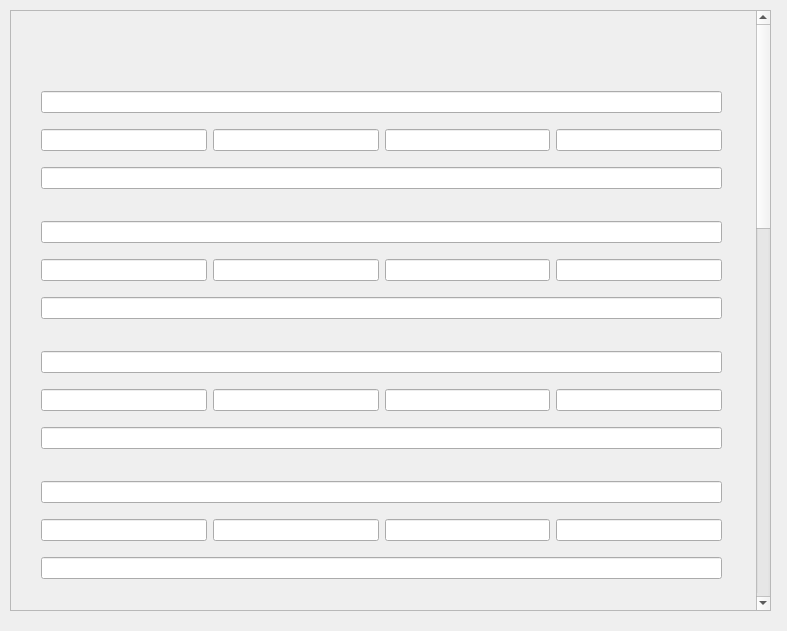
<?xml version="1.0" encoding="UTF-8"?>
<ui version="4.0">
 <class>createTestWindow</class>
 <widget class="QWidget" name="createTestWindow">
  <property name="geometry">
   <rect>
    <x>0</x>
    <y>0</y>
    <width>787</width>
    <height>631</height>
   </rect>
  </property>
  <property name="windowTitle">
   <string>Form</string>
  </property>
  <property name="styleSheet">
   <string notr="true">background-image: url(:/images/bg.jpg);</string>
  </property>
  <widget class="QScrollArea" name="scrollArea">
   <property name="geometry">
    <rect>
     <x>10</x>
     <y>10</y>
     <width>761</width>
     <height>601</height>
    </rect>
   </property>
   <property name="verticalScrollBarPolicy">
    <enum>Qt::ScrollBarAlwaysOn</enum>
   </property>
   <property name="horizontalScrollBarPolicy">
    <enum>Qt::ScrollBarAlwaysOff</enum>
   </property>
   <property name="sizeAdjustPolicy">
    <enum>QAbstractScrollArea::AdjustToContentsOnFirstShow</enum>
   </property>
   <property name="widgetResizable">
    <bool>false</bool>
   </property>
   <widget class="QWidget" name="scrollAreaWidgetContents">
    <property name="geometry">
     <rect>
      <x>0</x>
      <y>-1080</y>
      <width>739</width>
      <height>1679</height>
     </rect>
    </property>
    <widget class="QLabel" name="testName">
     <property name="geometry">
      <rect>
       <x>170</x>
       <y>20</y>
       <width>391</width>
       <height>24</height>
      </rect>
     </property>
     <property name="text">
      <string/>
     </property>
    </widget>
    <widget class="QWidget" name="layoutWidget">
     <property name="geometry">
      <rect>
       <x>30</x>
       <y>200</y>
       <width>681</width>
       <height>118</height>
      </rect>
     </property>
     <layout class="QVBoxLayout" name="verticalLayout_2">
      <item>
       <widget class="QLineEdit" name="question2"/>
      </item>
      <item>
       <layout class="QHBoxLayout" name="horizontalLayout_2">
        <item>
         <widget class="QLineEdit" name="answer2_1"/>
        </item>
        <item>
         <widget class="QLineEdit" name="answer2_2"/>
        </item>
        <item>
         <widget class="QLineEdit" name="answer2_3"/>
        </item>
        <item>
         <widget class="QLineEdit" name="answer2_4"/>
        </item>
       </layout>
      </item>
      <item>
       <widget class="QLineEdit" name="rightanswer2"/>
      </item>
     </layout>
    </widget>
    <widget class="QWidget" name="layoutWidget_2">
     <property name="geometry">
      <rect>
       <x>30</x>
       <y>330</y>
       <width>681</width>
       <height>118</height>
      </rect>
     </property>
     <layout class="QVBoxLayout" name="verticalLayout_3">
      <item>
       <widget class="QLineEdit" name="question3"/>
      </item>
      <item>
       <layout class="QHBoxLayout" name="horizontalLayout_3">
        <item>
         <widget class="QLineEdit" name="answer3_1"/>
        </item>
        <item>
         <widget class="QLineEdit" name="answer3_2"/>
        </item>
        <item>
         <widget class="QLineEdit" name="answer3_3"/>
        </item>
        <item>
         <widget class="QLineEdit" name="answer3_4"/>
        </item>
       </layout>
      </item>
      <item>
       <widget class="QLineEdit" name="rightanswer3"/>
      </item>
     </layout>
    </widget>
    <widget class="QWidget" name="layoutWidget_3">
     <property name="geometry">
      <rect>
       <x>30</x>
       <y>460</y>
       <width>681</width>
       <height>118</height>
      </rect>
     </property>
     <layout class="QVBoxLayout" name="verticalLayout_4">
      <item>
       <widget class="QLineEdit" name="question4"/>
      </item>
      <item>
       <layout class="QHBoxLayout" name="horizontalLayout_4">
        <item>
         <widget class="QLineEdit" name="answer4_1"/>
        </item>
        <item>
         <widget class="QLineEdit" name="answer4_2"/>
        </item>
        <item>
         <widget class="QLineEdit" name="answer4_3"/>
        </item>
        <item>
         <widget class="QLineEdit" name="answer4_4"/>
        </item>
       </layout>
      </item>
      <item>
       <widget class="QLineEdit" name="rightanswer4"/>
      </item>
     </layout>
    </widget>
    <widget class="QWidget" name="layoutWidget_4">
     <property name="geometry">
      <rect>
       <x>30</x>
       <y>590</y>
       <width>681</width>
       <height>118</height>
      </rect>
     </property>
     <layout class="QVBoxLayout" name="verticalLayout_5">
      <item>
       <widget class="QLineEdit" name="question5"/>
      </item>
      <item>
       <layout class="QHBoxLayout" name="horizontalLayout_5">
        <item>
         <widget class="QLineEdit" name="answer5_1"/>
        </item>
        <item>
         <widget class="QLineEdit" name="answer5_2"/>
        </item>
        <item>
         <widget class="QLineEdit" name="answer5_3"/>
        </item>
        <item>
         <widget class="QLineEdit" name="answer5_4"/>
        </item>
       </layout>
      </item>
      <item>
       <widget class="QLineEdit" name="rightanswer5"/>
      </item>
     </layout>
    </widget>
    <widget class="QWidget" name="layoutWidget_5">
     <property name="geometry">
      <rect>
       <x>30</x>
       <y>720</y>
       <width>681</width>
       <height>118</height>
      </rect>
     </property>
     <layout class="QVBoxLayout" name="verticalLayout_6">
      <item>
       <widget class="QLineEdit" name="question6"/>
      </item>
      <item>
       <layout class="QHBoxLayout" name="horizontalLayout_6">
        <item>
         <widget class="QLineEdit" name="answer6_1"/>
        </item>
        <item>
         <widget class="QLineEdit" name="answer6_2"/>
        </item>
        <item>
         <widget class="QLineEdit" name="answer6_3"/>
        </item>
        <item>
         <widget class="QLineEdit" name="answer6_4"/>
        </item>
       </layout>
      </item>
      <item>
       <widget class="QLineEdit" name="rightanswer6"/>
      </item>
     </layout>
    </widget>
    <widget class="QWidget" name="layoutWidget_6">
     <property name="geometry">
      <rect>
       <x>30</x>
       <y>850</y>
       <width>681</width>
       <height>118</height>
      </rect>
     </property>
     <layout class="QVBoxLayout" name="verticalLayout_7">
      <item>
       <widget class="QLineEdit" name="question7"/>
      </item>
      <item>
       <layout class="QHBoxLayout" name="horizontalLayout_7">
        <item>
         <widget class="QLineEdit" name="answer7_1"/>
        </item>
        <item>
         <widget class="QLineEdit" name="answer7_2"/>
        </item>
        <item>
         <widget class="QLineEdit" name="answer7_3"/>
        </item>
        <item>
         <widget class="QLineEdit" name="answer7_4"/>
        </item>
       </layout>
      </item>
      <item>
       <widget class="QLineEdit" name="rightanswer7"/>
      </item>
     </layout>
    </widget>
    <widget class="QWidget" name="layoutWidget_7">
     <property name="geometry">
      <rect>
       <x>30</x>
       <y>980</y>
       <width>681</width>
       <height>118</height>
      </rect>
     </property>
     <layout class="QVBoxLayout" name="verticalLayout_8">
      <item>
       <widget class="QLineEdit" name="question8"/>
      </item>
      <item>
       <layout class="QHBoxLayout" name="horizontalLayout_8">
        <item>
         <widget class="QLineEdit" name="answer8_1"/>
        </item>
        <item>
         <widget class="QLineEdit" name="answer8_2"/>
        </item>
        <item>
         <widget class="QLineEdit" name="answer8_3"/>
        </item>
        <item>
         <widget class="QLineEdit" name="answer8_4"/>
        </item>
       </layout>
      </item>
      <item>
       <widget class="QLineEdit" name="rightanswer8"/>
      </item>
     </layout>
    </widget>
    <widget class="QWidget" name="layoutWidget_8">
     <property name="geometry">
      <rect>
       <x>30</x>
       <y>1110</y>
       <width>681</width>
       <height>118</height>
      </rect>
     </property>
     <layout class="QVBoxLayout" name="verticalLayout_9">
      <item>
       <widget class="QLineEdit" name="question9"/>
      </item>
      <item>
       <layout class="QHBoxLayout" name="horizontalLayout_9">
        <item>
         <widget class="QLineEdit" name="answer9_1"/>
        </item>
        <item>
         <widget class="QLineEdit" name="answer9_2"/>
        </item>
        <item>
         <widget class="QLineEdit" name="answer9_3"/>
        </item>
        <item>
         <widget class="QLineEdit" name="answer9_4"/>
        </item>
       </layout>
      </item>
      <item>
       <widget class="QLineEdit" name="rightanswer9"/>
      </item>
     </layout>
    </widget>
    <widget class="QWidget" name="layoutWidget_9">
     <property name="geometry">
      <rect>
       <x>30</x>
       <y>1240</y>
       <width>681</width>
       <height>118</height>
      </rect>
     </property>
     <layout class="QVBoxLayout" name="verticalLayout_10">
      <item>
       <widget class="QLineEdit" name="question10"/>
      </item>
      <item>
       <layout class="QHBoxLayout" name="horizontalLayout_10">
        <item>
         <widget class="QLineEdit" name="answer10_1"/>
        </item>
        <item>
         <widget class="QLineEdit" name="answer10_2"/>
        </item>
        <item>
         <widget class="QLineEdit" name="answer10_3"/>
        </item>
        <item>
         <widget class="QLineEdit" name="answer10_4"/>
        </item>
       </layout>
      </item>
      <item>
       <widget class="QLineEdit" name="rightanswer10"/>
      </item>
     </layout>
    </widget>
    <widget class="QWidget" name="layoutWidget_10">
     <property name="geometry">
      <rect>
       <x>30</x>
       <y>1370</y>
       <width>681</width>
       <height>118</height>
      </rect>
     </property>
     <layout class="QVBoxLayout" name="verticalLayout_11">
      <item>
       <widget class="QLineEdit" name="question11"/>
      </item>
      <item>
       <layout class="QHBoxLayout" name="horizontalLayout_11">
        <item>
         <widget class="QLineEdit" name="answer11_1"/>
        </item>
        <item>
         <widget class="QLineEdit" name="answer11_2"/>
        </item>
        <item>
         <widget class="QLineEdit" name="answer11_3"/>
        </item>
        <item>
         <widget class="QLineEdit" name="answer11_4"/>
        </item>
       </layout>
      </item>
      <item>
       <widget class="QLineEdit" name="rightanswer11"/>
      </item>
     </layout>
    </widget>
    <widget class="QWidget" name="layoutWidget_11">
     <property name="geometry">
      <rect>
       <x>30</x>
       <y>1500</y>
       <width>681</width>
       <height>118</height>
      </rect>
     </property>
     <layout class="QVBoxLayout" name="verticalLayout_12">
      <item>
       <widget class="QLineEdit" name="question12"/>
      </item>
      <item>
       <layout class="QHBoxLayout" name="horizontalLayout_12">
        <item>
         <widget class="QLineEdit" name="answer12_1"/>
        </item>
        <item>
         <widget class="QLineEdit" name="answer12_2"/>
        </item>
        <item>
         <widget class="QLineEdit" name="answer12_3"/>
        </item>
        <item>
         <widget class="QLineEdit" name="answer12_4"/>
        </item>
       </layout>
      </item>
      <item>
       <widget class="QLineEdit" name="rightanswer12"/>
      </item>
     </layout>
    </widget>
    <widget class="QPushButton" name="createTest">
     <property name="geometry">
      <rect>
       <x>330</x>
       <y>1630</y>
       <width>102</width>
       <height>35</height>
      </rect>
     </property>
     <property name="text">
      <string>Create test</string>
     </property>
    </widget>
    <widget class="QWidget" name="layoutWidget">
     <property name="geometry">
      <rect>
       <x>30</x>
       <y>70</y>
       <width>681</width>
       <height>118</height>
      </rect>
     </property>
     <layout class="QVBoxLayout" name="verticalLayout">
      <item>
       <widget class="QLineEdit" name="question1"/>
      </item>
      <item>
       <layout class="QHBoxLayout" name="horizontalLayout">
        <item>
         <widget class="QLineEdit" name="answer1_1"/>
        </item>
        <item>
         <widget class="QLineEdit" name="answer1_2"/>
        </item>
        <item>
         <widget class="QLineEdit" name="answer1_3"/>
        </item>
        <item>
         <widget class="QLineEdit" name="answer1_4"/>
        </item>
       </layout>
      </item>
      <item>
       <widget class="QLineEdit" name="rightanswer1"/>
      </item>
     </layout>
    </widget>
   </widget>
  </widget>
 </widget>
 <resources/>
 <connections/>
</ui>
